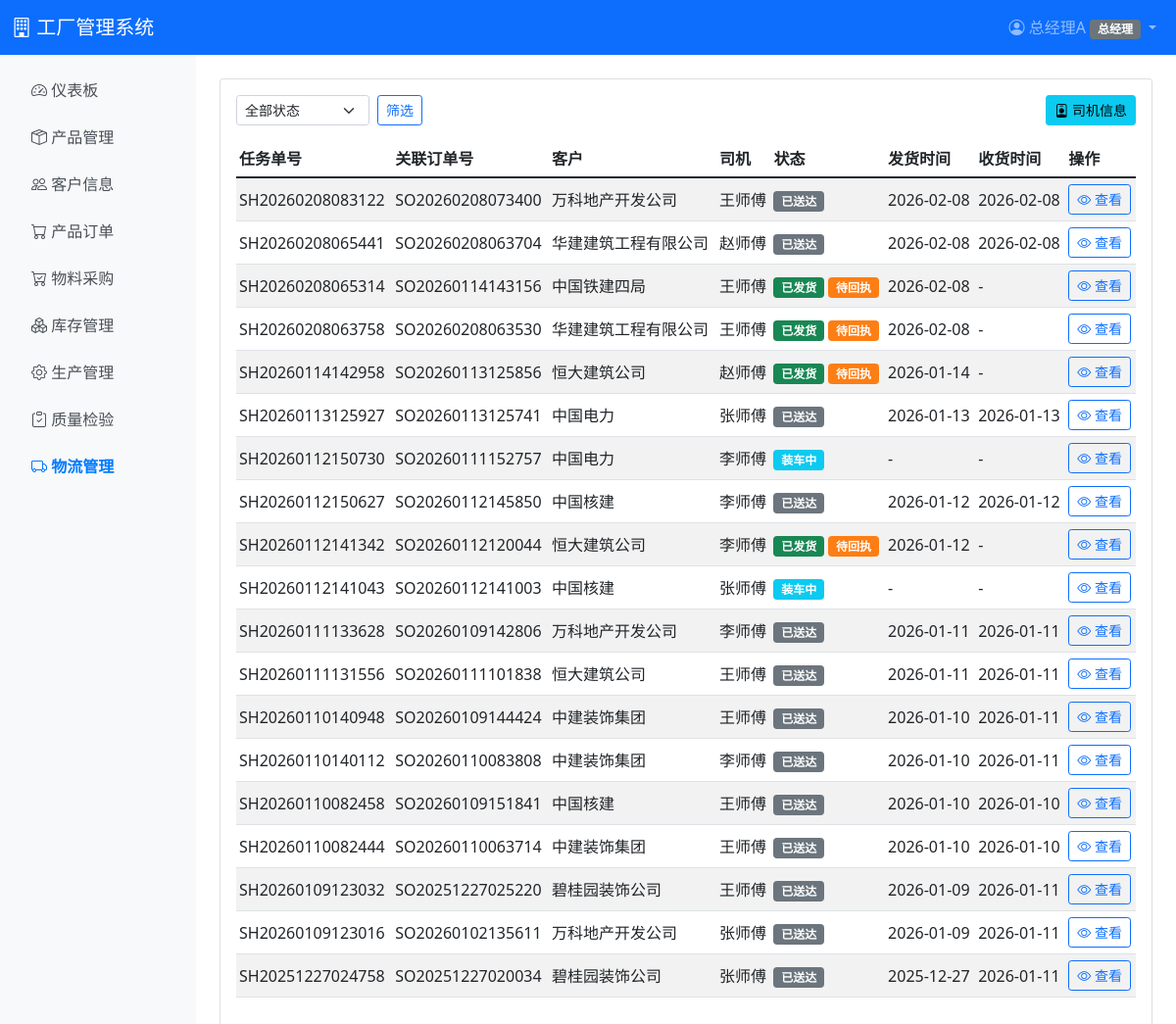
/logistics/shipments/ (signed in), run on an earlier commit of the app's database.
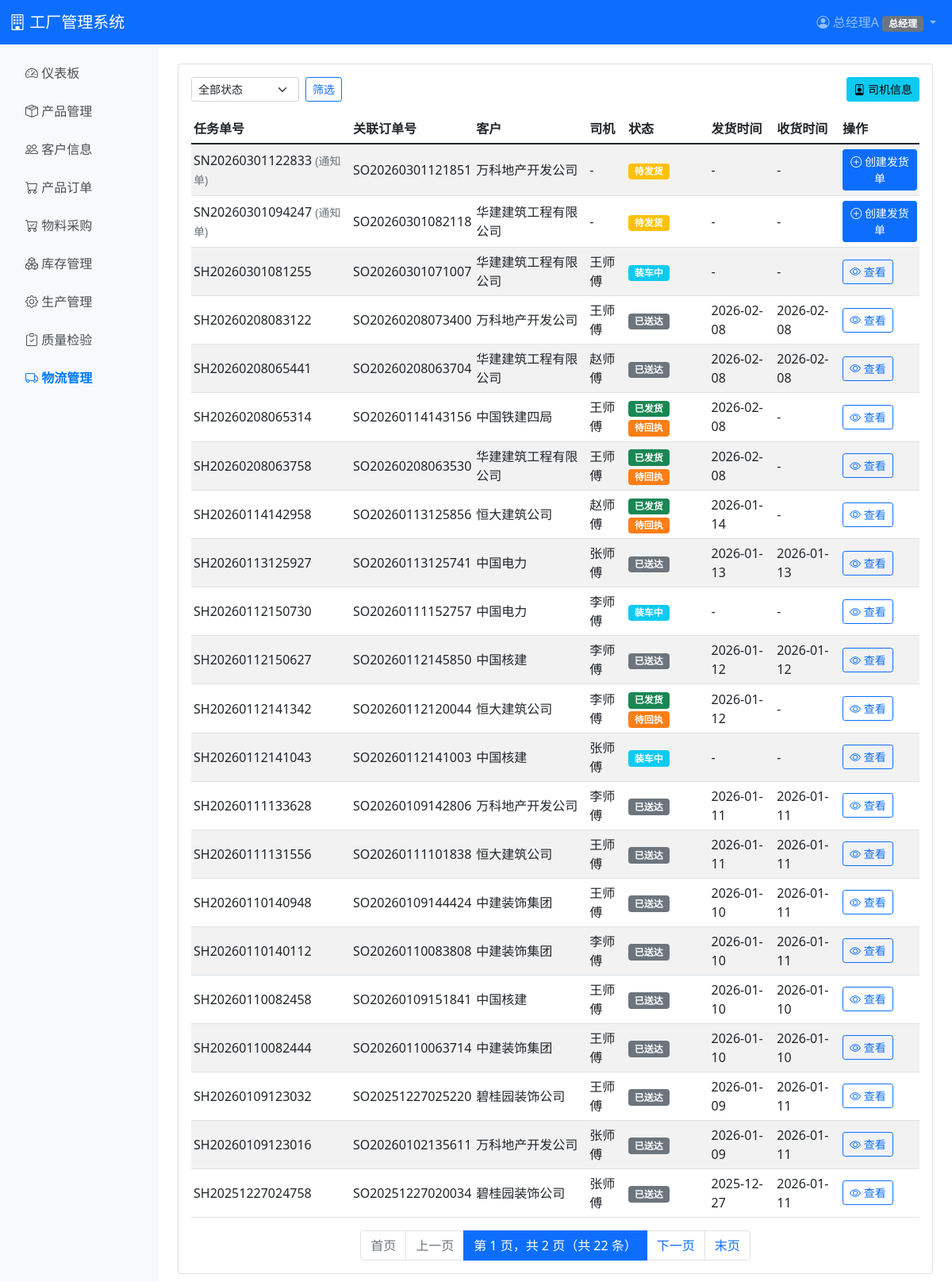
And on a later commit of the database.
### logistics/models.py (models this page shows, shortened)
class Shipment(models.Model):
    STATUS_CHOICES = [
        ('pending', '待发货'),
        ('loading', '装车中'),
        ('shipped', '已发货'),
        ('delivered', '已送达'),
    ]
    shipment_no = models.CharField(max_length=50, unique=True, verbose_name='发货单号')
    shipping_notice = models.ForeignKey(ShippingNotice, on_delete=models.CASCADE, related_name='shipments', verbose_name='发货通知单')
    order = models.ForeignKey(SalesOrder, on_delete=models.CASCADE, related_name='shipments', verbose_name='订单')
    driver = models.ForeignKey(Driver, on_delete=models.PROTECT, null=True, blank=True, verbose_name='司机')
    vehicle = models.ForeignKey(Vehicle, on_delete=models.PROTECT, null=True, blank=True, verbose_name='车辆')
    freight_cost = models.DecimalField(max_digits=10, decimal_places=2, default=0, verbose_name='运费')
    status = models.CharField(max_length=20, choices=STATUS_CHOICES, default='pending', verbose_name='状态')
    shipped_by = models.ForeignKey('auth.User', on_delete=models.PROTECT, related_name='shipped_shipments', verbose_name='发货人')
    shipped_at = models.DateTimeField(null=True, blank=True, verbose_name='发货时间')
    delivered_by = models.ForeignKey('auth.User', on_delete=models.PROTECT, null=True, blank=True, related_name='delivered_shipments', verbose_name='回执录入人')
    delivered_at = models.DateTimeField(null=True, blank=True, verbose_name='收货时间')
    receiver_name = models.CharField(max_length=100, blank=True, verbose_name='收货人姓名')
    receiver_phone = models.CharField(max_length=20, blank=True, verbose_name='收货人电话')
    delivery_remark = models.TextField(blank=True, verbose_name='回执备注')
    remark = models.TextField(blank=True, verbose_name='备注')
    created_at = models.DateTimeField(auto_now_add=True, verbose_name='创建时间')
    updated_at = models.DateTimeField(auto_now=True, verbose_name='更新时间')
    class Meta:
        verbose_name = '发货单'
        verbose_name_plural = '发货单'
        ordering = ['-created_at']

class Driver(models.Model):
    name = models.CharField(max_length=100, verbose_name='姓名')
    phone = models.CharField(max_length=20, verbose_name='联系方式')
    license_no = models.CharField(max_length=50, unique=True, blank=True, null=True, verbose_name='驾照号码')
    license_type = models.CharField(max_length=20, blank=True, verbose_name='驾照类型')
    created_at = models.DateTimeField(auto_now_add=True, verbose_name='创建时间')
    updated_at = models.DateTimeField(auto_now=True, verbose_name='更新时间')
    class Meta:
        verbose_name = '司机'
        verbose_name_plural = '司机'
        ordering = ['-created_at']

class ShippingNotice(models.Model):
    notice_no = models.CharField(max_length=50, unique=True, verbose_name='通知单号')
    order = models.ForeignKey(SalesOrder, on_delete=models.CASCADE, related_name='shipping_notices', verbose_name='订单')
    status = models.CharField(max_length=20, default='pending', choices=[('pending', '待发货'), ('shipped', '已发货')], verbose_name='状态')
    created_at = models.DateTimeField(auto_now_add=True, verbose_name='创建时间')
    class Meta:
        verbose_name = '发货通知单'
        verbose_name_plural = '发货通知单'
        ordering = ['-created_at']

### sales/models.py (models this page shows, shortened)
class SalesOrder(models.Model):
    STATUS_CHOICES = [
        ('pending', '待审批'),
        ('approved', '已审批'),
        ('ceo_pending', '待总经理审批'),
        ('ceo_approved', '总经理已审批'),
        ('rejected', '已退回'),
        ('in_production', '生产中'),
        ('ready_to_ship', '待发货'),
        ('shipped', '已发货'),
        ('completed', '已完成'),
        ('cancelled', '已取消'),
        ('terminated', '已终结'),
    ]
    order_no = models.CharField(max_length=50, unique=True, verbose_name='订单号')
    customer = models.ForeignKey(Customer, on_delete=models.PROTECT, verbose_name='客户')
    salesperson = models.ForeignKey('auth.User', on_delete=models.PROTECT, related_name='sales_orders', verbose_name='销售员')
    status = models.CharField(max_length=20, choices=STATUS_CHOICES, default='pending', verbose_name='状态')
    total_amount = models.DecimalField(max_digits=12, decimal_places=2, default=0, verbose_name='订单总额')
    delivery_date = models.DateField(null=True, blank=True, verbose_name='交付日期')
    reserve_inventory = models.BooleanField(default=True, verbose_name='锁定库存')
    manual_batch_allocation = models.BooleanField(default=False, verbose_name='手动分配批次')
    approved_by = models.ForeignKey('auth.User', on_delete=models.SET_NULL, null=True, blank=True, related_name='approved_orders', verbose_name='审批人')
    approved_at = models.DateTimeField(null=True, blank=True, verbose_name='审批时间')
    ceo_approved_by = models.ForeignKey('auth.User', on_delete=models.SET_NULL, null=True, blank=True, related_name='ceo_approved_orders', verbose_name='总经理审批人')
    ceo_approved_at = models.DateTimeField(null=True, blank=True, verbose_name='总经理审批时间')
    rejected_by = models.ForeignKey('auth.User', on_delete=models.SET_NULL, null=True, blank=True, related_name='rejected_orders', verbose_name='退回人')
    rejected_at = models.DateTimeField(null=True, blank=True, verbose_name='退回时间')
    reject_reason = models.TextField(blank=True, verbose_name='退回原因')
    terminated_by = models.ForeignKey('auth.User', on_delete=models.SET_NULL, null=True, blank=True, related_name='terminated_orders', verbose_name='终结人')
    terminated_at = models.DateTimeField(null=True, blank=True, verbose_name='终结时间')
    terminate_reason = models.TextField(blank=True, verbose_name='终结原因')
    remark = models.TextField(blank=True, verbose_name='备注')
    created_at = models.DateTimeField(auto_now_add=True, verbose_name='创建时间')
    updated_at = models.DateTimeField(auto_now=True, verbose_name='更新时间')
    class Meta:
        verbose_name = '产品订单'
        verbose_name_plural = '产品订单'
        ordering = ['-created_at']

class Customer(models.Model):
    CREDIT_LEVEL_CHOICES = [
        ('A', 'A级（优秀）'),
        ('B', 'B级（良好）'),
        ('C', 'C级（一般）'),
        ('D', 'D级（较差）'),
    ]
    EDIT_STATUS_CHOICES = [
        ('none', '无编辑申请'),
        ('pending', '待审批'),
        ('approved', '已审批'),
        ('rejected', '已拒绝'),
    ]
    DELETE_STATUS_CHOICES = [
        ('none', '无删除申请'),
        ('pending', '待审批'),
        ('approved', '已审批'),
        ('rejected', '已拒绝'),
    ]
    name = models.CharField(max_length=200, unique=True, verbose_name='客户名称')
    contact_person = models.CharField(max_length=100, verbose_name='联系人')
    phone = models.CharField(max_length=20, verbose_name='联系电话')
    address = models.TextField(verbose_name='地址')
    credit_level = models.CharField(max_length=1, choices=CREDIT_LEVEL_CHOICES, default='C', verbose_name='信用等级')
    created_by = models.ForeignKey('auth.User', on_delete=models.SET_NULL, null=True, blank=True, related_name='created_customers', verbose_name='负责人')
    created_at = models.DateTimeField(auto_now_add=True, verbose_name='创建时间')
    updated_at = models.DateTimeField(auto_now=True, verbose_name='更新时间')
    edit_status = models.CharField(max_length=20, choices=EDIT_STATUS_CHOICES, default='none', verbose_name='编辑审批状态')
    edit_pending_data = models.TextField(blank=True, verbose_name='待审批编辑数据')
    edit_reason = models.TextField(blank=True, verbose_name='编辑原因')
    edit_requested_by = models.ForeignKey('auth.User', on_delete=models.SET_NULL, null=True, blank=True, related_name='customer_edit_requests', verbose_name='编辑申请人')
    edit_requested_at = models.DateTimeField(null=True, blank=True, verbose_name='编辑申请时间')
    edit_approved_by = models.ForeignKey('auth.User', on_delete=models.SET_NULL, null=True, blank=True, related_name='approved_customer_edits', verbose_name='编辑审批人')
    edit_approved_at = models.DateTimeField(null=True, blank=True, verbose_name='编辑审批时间')
    edit_reject_reason = models.TextField(blank=True, verbose_name='编辑拒绝原因')
    delete_status = models.CharField(max_length=20, choices=DELETE_STATUS_CHOICES, default='none', verbose_name='删除审批状态')
    delete_reason = models.TextField(blank=True, verbose_name='删除原因')
    delete_requested_by = models.ForeignKey('auth.User', on_delete=models.SET_NULL, null=True, blank=True, related_name='customer_delete_requests', verbose_name='删除申请人')
    delete_requested_at = models.DateTimeField(null=True, blank=True, verbose_name='删除申请时间')
    delete_approved_by = models.ForeignKey('auth.User', on_delete=models.SET_NULL, null=True, blank=True, related_name='approved_customer_deletes', verbose_name='删除审批人')
    delete_approved_at = models.DateTimeField(null=True, blank=True, verbose_name='删除审批时间')
    delete_reject_reason = models.TextField(blank=True, verbose_name='删除拒绝原因')
    is_deleted = models.BooleanField(default=False, verbose_name='是否已删除（软删除）')
    class Meta:
        verbose_name = '客户'
        verbose_name_plural = '客户'
        ordering = ['-created_at']

### logistics/views.py (the view, shortened to what this page needs)
# urls.py: path('shipments/', views.shipment_list, name='shipment_list'),
@login_required
@role_required('logistics', 'ceo')
def shipment_list(request):
    shipments = Shipment.objects.select_related('order', 'driver', 'vehicle', 'shipped_by').all()
    pending_notices = ShippingNotice.objects.select_related('order').filter(
        status='pending'
    ).exclude(
        id__in=Shipment.objects.values_list('shipping_notice_id', flat=True)
    )
    status_filter = request.GET.get('status', '')
    all_items = list(shipments) + list(pending_notices)
    all_items.sort(key=lambda x: x.created_at if hasattr(x, 'created_at') else x.order.created_at, reverse=True)
    paginator = Paginator(all_items, 20)  # 每页20条
    page_number = request.GET.get('page')
    page_obj = paginator.get_page(page_number)
    extra_params = ''
    if status_filter:
        extra_params = f'status={status_filter}'
    context = {
        'page_obj': page_obj,
        'shipments': shipments,
        'pending_notices': pending_notices,
        'status_filter': status_filter,
        'extra_params': extra_params,
    }
    return render(request, 'logistics/shipment_list.html', context)

### templates/logistics/shipment_list.html (shortened to what this page needs)
{% extends 'base.html' %}
{% block content %}
<div class="card">
    <div class="card-body">
        <div class="d-flex justify-content-between align-items-center flex-wrap gap-2 mb-3">
            <form method="get" class="d-flex align-items-center flex-wrap gap-2">
                <select name="status" class="form-select form-select-sm" style="width: auto;">
                    <option value="">全部状态</option>
                </select>
                <button type="submit" class="btn btn-outline-primary btn-sm">筛选</button>
            </form>
            <a href="{% url 'logistics:driver_list' %}" class="btn btn-info btn-sm">
                <i class="bi bi-person-badge"></i> 司机信息
            </a>
        </div>
        <div class="table-responsive">
            <table class="table table-striped table-hover table-sm">
                <thead>
                    <tr>
                        <th>任务单号</th>
                        <th>关联订单号</th>
                        <th>客户</th>
                        <th>司机</th>
                        <th>状态</th>
                        <th>发货时间</th>
                        <th>收货时间</th>
                        <th>操作</th>
                    </tr>
                </thead>
                <tbody>
                    {% for notice in pending_notices %}
                    <tr>
                        <td>{{ notice.notice_no }} <small class="text-muted">(通知单)</small></td>
                        <td>{{ notice.order.order_no }}</td>
                        <td>{{ notice.order.customer.name }}</td>
                        <td>-</td>
                        <td><span class="badge bg-warning">待发货</span></td>
                        <td>-</td>
                        <td>-</td>
                        <td>
                            <a href="{% url 'logistics:shipment_create' notice.pk %}" class="btn btn-sm btn-primary">
                                <i class="bi bi-plus-circle"></i> 创建发货单
                            </a>
                        </td>
                    </tr>
                    {% endfor %}
                    {% for shipment in shipments %}
                    <tr>
                        <td>{{ shipment.shipment_no }}</td>
                        <td>{{ shipment.order.order_no }}</td>
                        <td>{{ shipment.order.customer.name }}</td>
                        <td>{{ shipment.driver.name|default:"未分配" }}</td>
                        <td>
                            {% if shipment.status == 'pending' %}
                            <span class="badge bg-warning">待发货</span>
                            {% elif shipment.status == 'loading' %}
                            <span class="badge bg-info">装车中</span>
                            {% elif shipment.status == 'shipped' %}
                            <span class="badge bg-success">已发货</span>
                            <span class="badge" style="background-color: #fd7e14;">待回执</span>
                            {% elif shipment.status == 'delivered' %}
                            <span class="badge bg-secondary">已送达</span>
                            {% endif %}
                        </td>
                        <td>{{ shipment.shipped_at|date:"Y-m-d"|default:"-" }}</td>
                        <td>{{ shipment.delivered_at|date:"Y-m-d"|default:"-" }}</td>
                        <td>
                            <a href="{% url 'logistics:shipment_detail' shipment.pk %}" class="btn btn-sm btn-outline-primary">
                                <i class="bi bi-eye"></i> 查看
                            </a>
                        </td>
                    </tr>
                    {% endfor %}
                </tbody>
            </table>
        </div>
        {% include 'includes/pagination.html' with page_obj=page_obj extra_params=extra_params %}
    </div>
</div>
{% endblock %}

What changed in the data, as far as the page shows it:
added ShippingNotice: notice_no "SN20260301122833", order.order_no "SO20260301121851", order.customer.name "万科地产开发公司"
added ShippingNotice: notice_no "SN20260301094247", order.order_no "SO20260301082118", order.customer.name "华建建筑工程有限公司"
added Shipment: shipment_no "SH20260301081255", order.order_no "SO20260301071007", order.customer.name "华建建筑工程有限公司", driver.name "王师傅", status "装车中", shipped_at "-", delivered_at "-"
Also different on the page:
{{ page_obj.number }}: (not shown) → "1"
{{ page_obj.paginator.num_pages }}: (not shown) → "2"
{{ page_obj.paginator.count }}: (not shown) → "22"
text now shown: "首页 上一页 第 页，共 页（共 条） 下一页 末页"
